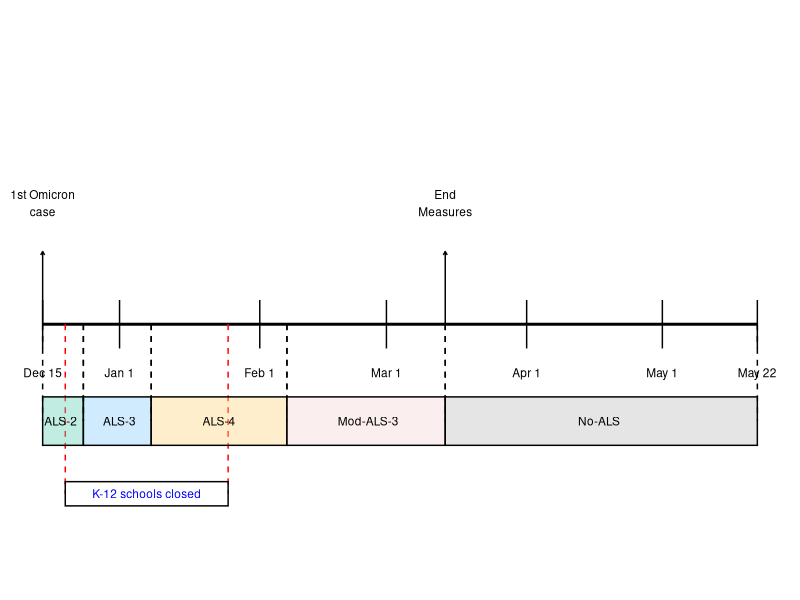
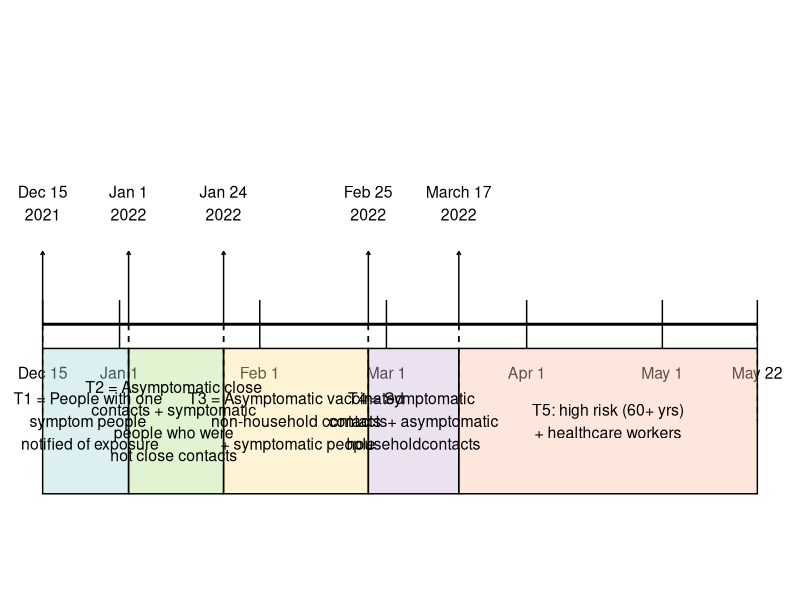

The R script that drew these images, in order:
# load libraries
library(ggplot2)
library(dplyr)
library(patchwork)

###### als timeline ###########

# timeline axis data
timeline <- data.frame(
  date = as.Date(c("2021-12-15", "2022-01-01", "2022-02-01", 
                   "2022-03-01", "2022-04-01", "2022-05-01", "2022-05-22")),
  label = c("Dec 15", "Jan 1", "Feb 1", "Mar 1", "Apr 1", "May 1", "May 22")
)

# event arrows
events <- data.frame(
  date = as.Date(c("2021-12-15", "2022-03-14")),
  label = c("1st Omicron\ncase", "End\nMeasures"),
  y_tip = 0.15,
  y_text = 0.25
)

# als segments
als_segments <- data.frame(
  start = as.Date(c("2021-12-15", "2021-12-24", "2022-01-08", "2022-02-07", "2022-03-14")),
  end   = as.Date(c("2021-12-24", "2022-01-08", "2022-02-07", "2022-03-14", "2022-05-22")),
  level = c("ALS-2", "ALS-3", "ALS-4", "Mod-ALS-3", "No-ALS"),
  y     = -0.2
)

# compute midpoints
als_segments <- als_segments %>%
  mutate(midpoint = start + (end - start) / 2)

# k-12 school closures
schools_closed <- data.frame(
  start = as.Date("2021-12-20"),
  end = as.Date("2022-01-25"),
  y = -0.35
)
schools_closed$midpoint <- schools_closed$start + (schools_closed$end - schools_closed$start) / 2

# als colors
als_colors <- c(
  "ALS-2" = "#66D1B566",
  "ALS-3" = "#87CEFA66",
  "ALS-4" = "#FFD58066",
  "Mod-ALS-3" = "#F7E2E299",
  "No-ALS" = "#D3D3D399"
)

# plot als timeline
als_timeline_plot <- ggplot() +
  geom_segment(aes(x = min(timeline$date), xend = max(timeline$date), y = 0, yend = 0), size = 1) +
  geom_segment(data = timeline, aes(x = date, xend = date, y = 0.05, yend = -0.05)) +
  geom_text(data = timeline, aes(x = date, y = -0.1, label = label), size = 3) +
  geom_segment(data = events, aes(x = date, xend = date, y = 0, yend = y_tip),
               arrow = arrow(length = unit(0.1, "cm")), size = 0.5) +
  geom_text(data = events, aes(x = date, y = y_text, label = label), size = 3, hjust = 0.5) +
  geom_segment(data = als_segments, aes(x = start, xend = start, y = 0, yend = y), linetype = "dashed") +
  geom_segment(data = als_segments, aes(x = end, xend = end, y = 0, yend = y), linetype = "dashed") +
  geom_segment(data = schools_closed, aes(x = start, xend = start, y = 0, yend = y), linetype = "dashed", color = "red") +
  geom_segment(data = schools_closed, aes(x = end, xend = end, y = 0, yend = y), linetype = "dashed", color = "red") +
  geom_rect(data = als_segments, aes(xmin = start, xmax = end, ymin = y - 0.05, ymax = y + 0.05, fill = level), color = "black") +
  scale_fill_manual(values = als_colors) +
  geom_text(data = als_segments, aes(x = midpoint, y = y, label = level), size = 3, color = "black") +
  geom_rect(data = schools_closed, aes(xmin = start, xmax = end, ymin = y - 0.025, ymax = y + 0.025),
            fill = "white", color = "black", alpha = 0.5) +
  geom_text(data = schools_closed, aes(x = midpoint, y = y, label = "K-12 schools closed"), size = 3, color = "blue") +
  theme_void() +
  theme(plot.title = element_text(hjust = 0.5, size = 14, face = "bold"),
        plot.margin = margin(5, 5, 5, 5),
        legend.position = "none") +
  coord_cartesian(ylim = c(-0.5, 0.6))

print(als_timeline_plot)

######################################
###### testing eligibility ###########

# timeline axis data
testing_timeline <- data.frame(
  date = as.Date(c("2021-12-15", "2022-01-01", "2022-02-01", 
                   "2022-03-01", "2022-04-01", "2022-05-01", "2022-05-22")),
  label = c("Dec 15", "Jan 1", "Feb 1", "Mar 1", "Apr 1", "May 1", "May 22")
)

# testing segments
testing_segments <- data.frame(
  start = as.Date(c("2021-12-15", "2022-01-03", "2022-01-24", "2022-02-25", "2022-03-17")),
  end   = as.Date(c("2022-01-03", "2022-01-24", "2022-02-25", "2022-03-17", "2022-05-22")),
  level = c(
    "T1 = People with one\nsymptom people\n notified of exposure",
    "T2 = Asymptomatic close\ncontacts + symptomatic\npeople who were\nnot close contacts", 
    "T3 = Asymptomatic vaccinated\nnon-household contacts\n + symptomatic people",
    "T4 = Symptomatic \ncontacts+ asymptomatic\nhouseholdcontacts", 
    "T5: high risk (60+ yrs)\n+ healthcare workers"
  ),
  y = -0.2
)

# compute midpoints
testing_segments <- testing_segments %>%
  mutate(midpoint = start + (end - start) / 2)

# testing colors
testing_colors <- c(
  "T1 = People with one\nsymptom people\n notified of exposure" = "#A8DADC66",
  "T2 = Asymptomatic close\ncontacts + symptomatic\npeople who were\nnot close contacts" = "#B5E48C66",
  "T3 = Asymptomatic vaccinated\nnon-household contacts\n + symptomatic people" = "#FFE29A66",
  "T4 = Symptomatic \ncontacts+ asymptomatic\nhouseholdcontacts" = "#CDB4DB66",
  "T5: high risk (60+ yrs)\n+ healthcare workers" = "#FBC4AB66"
)

# event arrows
events <- data.frame(
  date = as.Date(c("2021-12-15", "2022-01-03", "2022-01-24", "2022-02-25", "2022-03-17")),
  label = c("Dec 15\n2021", "Jan 1\n2022", "Jan 24\n2022", "Feb 25\n2022", "March 17\n2022"),
  y_tip = 0.15,
  y_text = 0.25
)

# plot testing eligibility timeline
testing_timeline_plot <- ggplot() +
  geom_segment(aes(x = min(testing_timeline$date), xend = max(testing_timeline$date), y = 0, yend = 0), size = 1) +
  geom_segment(data = testing_timeline, aes(x = date, xend = date, y = 0.05, yend = -0.05)) +
  geom_text(data = testing_timeline, aes(x = date, y = -0.1, label = label), size = 4) +
  geom_segment(data = events, aes(x = date, xend = date, y = 0, yend = y_tip),
               arrow = arrow(length = unit(0.1, "cm")), size = 0.5) +
  geom_text(data = events, aes(x = date, y = y_text, label = label), size = 4, hjust = 0.5) +
  geom_segment(data = testing_segments, aes(x = start, xend = start, y = 0, yend = y), linetype = "dashed") +
  geom_segment(data = testing_segments, aes(x = end, xend = end, y = 0, yend = y), linetype = "dashed") +
  geom_rect(data = testing_segments, aes(xmin = start, xmax = end, ymin = y - 0.15, ymax = y + 0.15, fill = level), color = "black") +
  scale_fill_manual(values = testing_colors) +
  geom_text(data = testing_segments, aes(x = midpoint, y = y, label = level), size = 4, color = "black") +
  theme_void() +
  theme(plot.title = element_text(hjust = 0.5, size = 14, face = "bold"),
        plot.margin = margin(5, 5, 5, 5),
        legend.position = "none") +
  coord_cartesian(ylim = c(-0.5, 0.6))

print(testing_timeline_plot)
